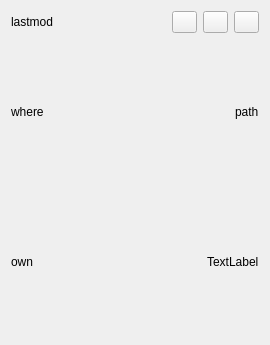
<?xml version="1.0" encoding="UTF-8"?>
<ui version="4.0">
 <class>element_ui</class>
 <widget class="QWidget" name="element_ui">
  <property name="geometry">
   <rect>
    <x>0</x>
    <y>0</y>
    <width>270</width>
    <height>345</height>
   </rect>
  </property>
  <property name="maximumSize">
   <size>
    <width>270</width>
    <height>345</height>
   </size>
  </property>
  <property name="windowTitle">
   <string>Form</string>
  </property>
  <layout class="QVBoxLayout" name="verticalLayout_2">
   <item>
    <layout class="QVBoxLayout" name="verticalLayout">
     <item>
      <layout class="QHBoxLayout" name="horizontalLayout_3_path">
       <item>
        <widget class="QLabel" name="label_last_edit_time">
         <property name="text">
          <string>lastmod</string>
         </property>
        </widget>
       </item>
       <item>
        <widget class="QPushButton" name="button_delete">
         <property name="maximumSize">
          <size>
           <width>25</width>
           <height>16777215</height>
          </size>
         </property>
         <property name="text">
          <string/>
         </property>
         <property name="icon">
          <iconset resource="../../../writernote.qrc">
           <normaloff>:/image/images/deleteCopyBook.png</normaloff>:/image/images/deleteCopyBook.png</iconset>
         </property>
        </widget>
       </item>
       <item>
        <widget class="QPushButton" name="button_download">
         <property name="maximumSize">
          <size>
           <width>25</width>
           <height>16777215</height>
          </size>
         </property>
         <property name="text">
          <string/>
         </property>
         <property name="icon">
          <iconset resource="../../../writernote.qrc">
           <normaloff>:/image/images/download.png</normaloff>:/image/images/download.png</iconset>
         </property>
        </widget>
       </item>
       <item>
        <widget class="QPushButton" name="open_exe">
         <property name="maximumSize">
          <size>
           <width>25</width>
           <height>16777215</height>
          </size>
         </property>
         <property name="text">
          <string/>
         </property>
         <property name="icon">
          <iconset resource="../../../writernote.qrc">
           <normaloff>:/image/images/open_icon.png</normaloff>:/image/images/open_icon.png</iconset>
         </property>
        </widget>
       </item>
      </layout>
     </item>
     <item>
      <layout class="QHBoxLayout" name="horizontalLayout">
       <item>
        <widget class="QLabel" name="label_where">
         <property name="text">
          <string>where</string>
         </property>
        </widget>
       </item>
       <item>
        <spacer name="horizontalSpacer">
         <property name="orientation">
          <enum>Qt::Horizontal</enum>
         </property>
         <property name="sizeHint" stdset="0">
          <size>
           <width>40</width>
           <height>20</height>
          </size>
         </property>
        </spacer>
       </item>
       <item>
        <widget class="QLabel" name="label_path">
         <property name="text">
          <string>path</string>
         </property>
        </widget>
       </item>
      </layout>
     </item>
     <item>
      <layout class="QHBoxLayout" name="horizontalLayout_2">
       <item>
        <widget class="QLabel" name="owner_type">
         <property name="text">
          <string>own</string>
         </property>
        </widget>
       </item>
       <item>
        <spacer name="horizontalSpacer_2">
         <property name="orientation">
          <enum>Qt::Horizontal</enum>
         </property>
         <property name="sizeHint" stdset="0">
          <size>
           <width>40</width>
           <height>20</height>
          </size>
         </property>
        </spacer>
       </item>
       <item>
        <widget class="QLabel" name="owner">
         <property name="text">
          <string>TextLabel</string>
         </property>
        </widget>
       </item>
      </layout>
     </item>
    </layout>
   </item>
  </layout>
 </widget>
 <resources>
  <include location="../../../writernote.qrc"/>
 </resources>
 <connections/>
</ui>
